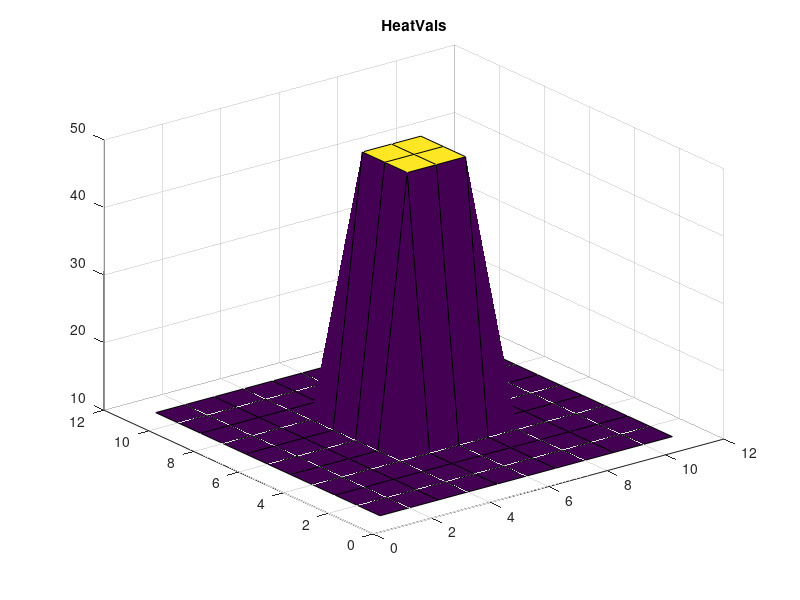

MATLAB code to generate this figure:
n = 11;
HeatVals = 10*ones(n);
center = round(n/2) - 1;
for i = center:center+2
    for j = center:center+2
        HeatVals(i,j) = 50;
    end
end
surf(HeatVals);
title('HeatVals');

